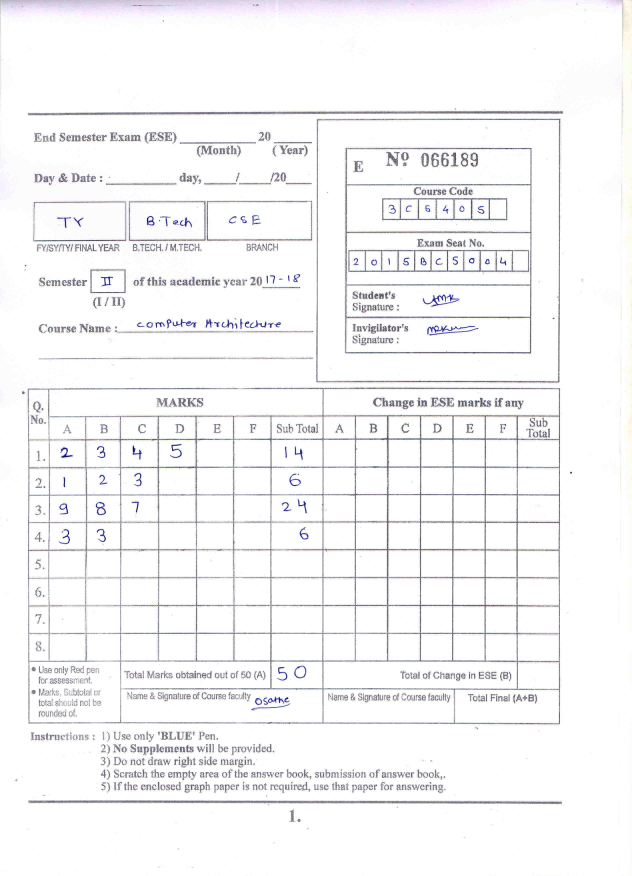
#> input picture DeepForms/test_images/test1.jpg, 2528 x 3504 px (shown at 1/4 size)
$ python -i preprocess.py   (imports and definitions only)   (older library calls are emulated)
#> lines starting #> are read from the running program, lines starting #| are printed output that depends on the picture; after the words box and inside, x2 and y2 are one past the last pixel; in counts of white or black regions, pixels touching at a corner belong together; long printed decimals are rounded
import numpy as np
import os
import cv2
# [1 line not run here, left out]

#inputing the image
'''

def info_image(image_name):
    image = Image.open(image_name)
    #print file format of the source file
    print("image format: ",image.format)
    print("mode: ",image.mode)
    image.show()
    print("image size: ",image.size)
    image.thumbnail((400,400))
    print("image size: ",image.size)
    print(image.palette)
    image.show()


def blur(image_name):
    image = cv2.imread(image_name)

    cv2.blur(image,(15,15))


def save_as_gray(image_name):
    image = cv2.imread(image_name)
    cv2.imshow("vvt",image)
    image= cv2.cvtColor( image, cv2.COLOR_RGB2GRAY )
    cv2.imshow("vvt1",image)
    cv2.imwrite("gray_sample2.jpg",image)


image = Image.open("sample2.jpg")
image.thumbnail((400,400))
image.save("sample2.jpg")

#image saved as gray scale image
#save_as_gray("sample2.jpg")

def min_max_filter(image_name):
    image = Image.open(image_name)
    im1 = image.filter(ImageFilter.MinFilter(3))
    im2 = image.filter(ImageFilter.MaxFilter(3))
    im3 = image.filter(ImageFilter.MedianFilter(3))
    im1.save("minfilter.jpg")
    im3.save("medianFilter.jpg")
    im2.save("maxfilter.jpg")

def increase_contrast(image_name):
    image = Image.open(image_name)
    image = ImageOps.autocontrast(image,cutoff = 0, ignore=None)
    image.show()
# demo of min_max filter
#min_max_filter("gray_sample2.jpg")

image = Image.open("gray_sample2.jpg")
image = image.filter(ImageFilter.SHARPEN)
image.show()
from PIL import ImageChops
im0 = Image.open("gray_sample2.jpg")
im1 = Image.open("minfilter.jpg")
im2 = Image.open("maxfilter.jpg")

diff = ImageChops.subtract(im2, im1)
newim2 = ImageChops.add(im2, diff)
newim2.show()
image = Image.open("gray_sample2.jpg")
image = ImageOps.equalize(image, mask=None)
image.show()
'''


# take the image

def read_image(image_name):
#> called with image_name = '../test_images/test1.jpg'
    img = cv2.imread(image_name)
#> img is the input picture: shape (3504, 2528, 3); mean B, G, R 246.4, 245.3, 245.7

    return img

def remove_point_noise(img):
    img = cv2.medianBlur(img, 3)
    return img;


def blurring_gaussian(img):
    img = cv2.GaussianBlur(img,(3,3),5)
    return img


def blurring_average(img):
     return cv2.boxFilter(img , -1, (3,3))


# [5 lines left out: function sharpen_image, not called in this run]

def edges(img):
    return cv2.Canny(img, 70,100)

# [58 lines left out: functions matching_pattern, thining_edges, thining_img, not called in this run]


size = 0
def erosion(img):
    kernel = np.ones((5,5),np.uint8)
    erosion = cv2.morphologyEx(img,cv2.MORPH_CLOSE, kernel)
    #erosion = cv2.dilate(img,kernel,iterations = 1)
    return erosion

def contourThresholding(cnt):
    return areaThresholding(cnt) and dimensionThresholding(cnt)

def areaThresholding(cnt):
        area = cv2.contourArea(cnt)
        #print(size)
        if(area>2000 and area<30000):
            return True

def dimensionThresholding(cnt):
    rect = cv2.minAreaRect(cnt)
    width,height = rect[1]
    print(str(height)+" "+str(width))
    return height>30 and height<400 and width>30 and width<400


# [28 lines left out: functions skeletonization, remove_contours_with_less_area, not called in this run]

def checkContours(cnt1,cnt2):
    rect = cv2.minAreaRect(cnt1)
    box = cv2.boxPoints(rect)
    maxX = 0
    maxY = 0
    minX = 10000000
    minY = 10000000
    for i in box:
        minX = min(minX,i[0])
        minY = min(minY,i[1])
        maxX = max(maxX,i[0])
        maxY = max(maxY,i[1])
    minX = int(minX)
    maxX = int(maxX)
    minY = int(minY)
    maxY = int(maxY)
    M = cv2.moments(cnt2)
    cx = int(M['m10']/M['m00'])
    cy = int(M['m01']/M['m00'])
    if((cx>minX) and (cx<maxX) and (cy>minY) and (cy<maxY) ):
        return True
    return False


def getSize(img):
    width,height = img.shape
    return width*height

def cropContour(cnt,img):
    rect = cv2.minAreaRect(cnt)
    box = cv2.boxPoints(rect)
    maxX = 0
    maxY = 0
    minX = 10000000
    minY = 10000000
    for i in box:
        minX = min(minX,i[0])
        minY = min(minY,i[1])
        maxX = max(maxX,i[0])
        maxY = max(maxY,i[1])
    minX = int(minX)
    maxX = int(maxX)
    minY = int(minY)
    maxY = int(maxY)

    print(str(minX)+" "+str(maxX))
    print(str(minY)+" "+str(maxY))
    return img[minY+2:maxY, minX:maxX]

def preProcess(filePath):
    img = read_image(filePath)
    cv2.imshow('Image', img)
    cv2.waitKey(0)
    img_gray = cv2.cvtColor(img, cv2.COLOR_BGR2GRAY)

    #img_blur = cv2.GaussianBlur(img_gray,(5,5),0)
    ret, imgf = cv2.threshold(img_gray, 0, 255,cv2.THRESH_OTSU)
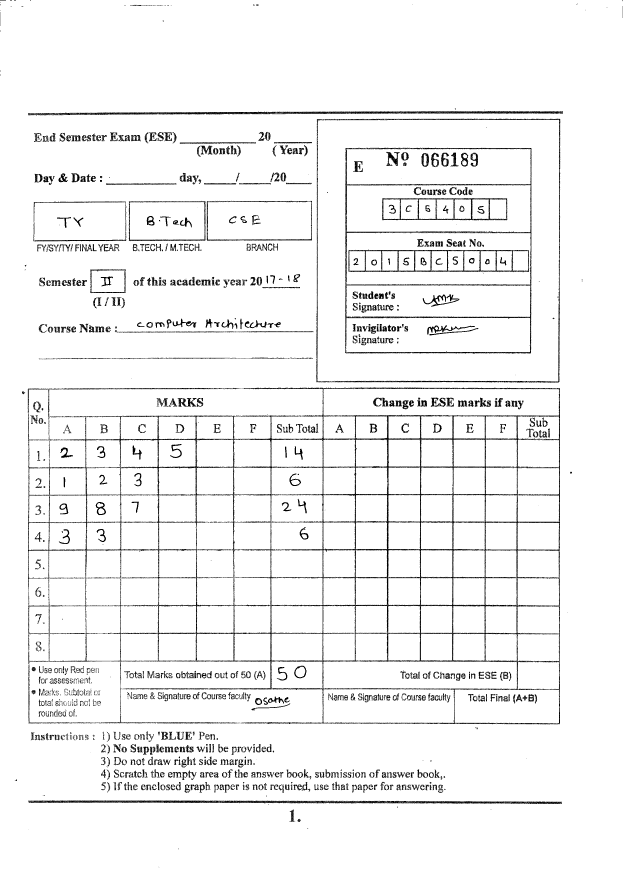
#> imgf: shape (3504, 2528) (shown at 1/4 size); 95% white; 2401 black regions (1422 under 20 px), largest, box (x1, y1, x2, y2) and area: (112, 1550, 2240, 2898) 133057, (1380, 590, 2126, 1415) 24697, (113, 3201, 2248, 3216) 15739
#> ret = 184
    #cv2.imshow("binarized image",imgf)

    #cv2.imwrite("thresholding.jpg", 255- imgf)
    dilated_image = erosion(255 - imgf)
#> in erosion, `erosion = cv2.morphologyEx(img,cv2.MORPH_CLOSE, kernel)`:
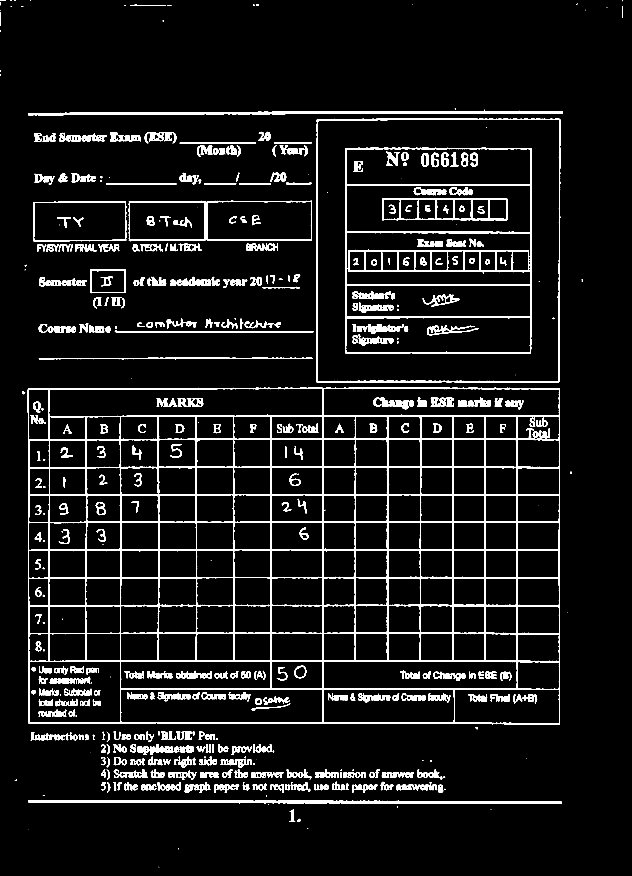
#> erosion: shape (3504, 2528) (shown at 1/4 size); 6.6% white; 448 white regions (62 under 20 px), largest, box (x1, y1, x2, y2) and area: (110, 1550, 2240, 2898) 204243, (1380, 590, 2126, 1415) 44246, (113, 3201, 2248, 3216) 20465
#> in erosion, `erosion = cv2.morphologyEx(img,cv2.MORPH_CLOSE, kernel)`:
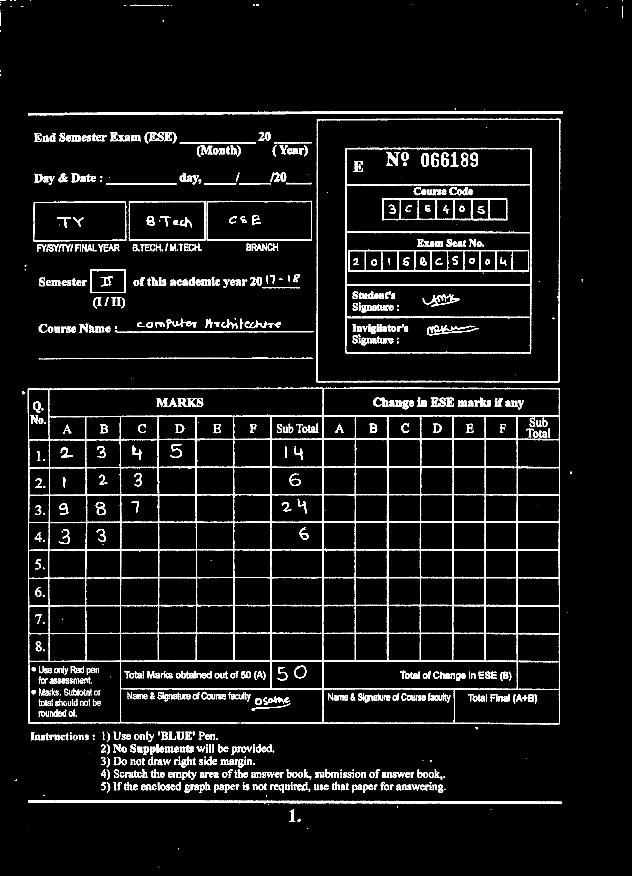
#> img: shape (3504, 2528) (shown at 1/4 size); 5% white; 2401 white regions (1422 under 20 px)
    #eroded_image = erosion(255 - eroded_image)
    #cv2.imwrite("closing image.jpg", dilated_image)
    print("written")

    '''
        TODO: This is later part but need to check accuracy by thining method
    '''
    contours, hierarchy = cv2.findContours(dilated_image,cv2.RETR_TREE,cv2.CHAIN_APPROX_SIMPLE)[-2:]
#> contours = 1061 contours, 79 with area under 20; largest, box (x1, y1, x2, y2) and area: (110, 1550, 2240, 2898) 2852584, (1264, 472, 2242, 1531) 1023514, (1269, 479, 2237, 1526) 1007924, (1380, 590, 2126, 1415) 610337, (1386, 740, 2123, 929) 136724
    new_contours = []
    for cnt in contours:
        epsilon = 0.1*cv2.arcLength(cnt,True)
        approx = cv2.approxPolyDP(cnt,epsilon,True)
        if contourThresholding(cnt) and len(approx)==4:
            new_contours.append(approx)
#> this loop made 1061 passes
#> (epsilon, approx) on passes 5, 6, 14: (3.98, [[1202, 3280], [1196, 3275], [1191, 3287], [1199, 3287]]), (14.71, [[1173, 3238], [1160, 3287], [1180, 3287]]), (10.14, [[1759, 3138], [1752, 3166], [1763, 3171], [1771, 3143]])
#| 2134.019 12.806
#| 135.0 34.0
#| 39.213 120.471
#| 188.0 32.0
#| 128.946 35.840
#| 131.860 34.747
#| 166.000 111.000
#| 205.000 107.000
#> (further printed lines are left out)
#> after the loop, new_contours = 156 contours; largest, box (x1, y1, x2, y2) and area: (1085, 2423, 1291, 2532) 21728, (1084, 2201, 1291, 2309) 21678, (1085, 2311, 1291, 2420) 21675, (1085, 2089, 1291, 2198) 21626, (1085, 1758, 1290, 1868) 21616
    length = len(new_contours)
#> length = 156
    base_contour = new_contours[0]
#> base_contour = [[2071, 2649], [2235, 2649], [2235, 2756], [2072, 2755]]
    final_contours = [base_contour]
#> final_contours = [[[2071, 2649], [2235, 2649], [2235, 2756], [2072, 2755]]]
    for i in range(1,length):
        if checkContours(base_contour,new_contours[i])==True:
                 continue
        else:
                 final_contours.append(new_contours[i])
                 base_contour = new_contours[i]
#> this loop made 155 passes
#> (rect in checkContours, box in checkContours, cx in checkContours, cy in checkContours, base_contour) on passes 1 to 4: (((2153, 2702.5), (107, 164), -90), [[2235, 2756], [2071, 2756], [2071, 2649], [2235, 2649]], 1187, 2699, [[1086, 2647], [1288, 2646], [1289, 2752], [1087, 2753]]), (((1187.5, 2699.5), (202.5, 106), -0.284), [[1086.5, 2753], [1086, 2647], [1288.5, 2646], [1289, 2752]], 2153, 2590, [[2071, 2537], [2235, 2538], [2236, 2643], [2072, 2643]]), (((2153.5, 2590), (106, 165), -90), [[2236, 2643], [2071, 2643], [2071, 2537], [2236, 2537]], 2004, 2588, [[1942, 2536], [2065, 2536], [2067, 2640], [1943, 2642]]), (((2004.5, 2588.4), (124, 106), -0.541), [[1943, 2642], [1942, 2536], [2066, 2534.8], [2067, 2640.8]], 1009, 2588, [[938, 2536], [1080, 2535], [1081, 2640], [939, 2642]])
#> (rect in checkContours, box in checkContours) on pass 37: (((1875.1, 2365.5), (125, 106), -0.458), [[1813, 2419], [1812.2, 2313], [1937.2, 2312], [1938, 2418]])
    final_contours.reverse()
    for i in range(len(final_contours)):
        #cv2.drawContours(img, final_contours, i, (0,255,0), 1)
        #cv2.imwrite('contours/'+str(i)+'.jpg',cropContour(final_contours[i],img))
        path = os.path.join(os.path.abspath(os.path.dirname(__file__)), 'contours\\' + str(i + 1) + '.jpg')
        print(path)
        cv2.imwrite(path, cropContour(final_contours[i], img))
#> this loop made 155 passes
#> (printed output is left out)
#> pass 1, in preProcess, `cv2.imwrite(path, cropContour(final_contours[i], img))`:
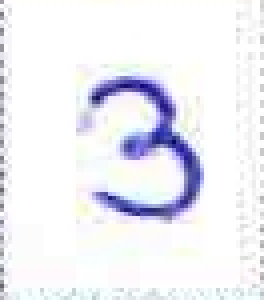
#> saved as 1.jpg: shape (75, 66, 3) (shown 4 times larger); mean B, G, R 245, 238.6, 238.3
#> pass 2, in preProcess, `cv2.imwrite(path, cropContour(final_contours[i], img))`:
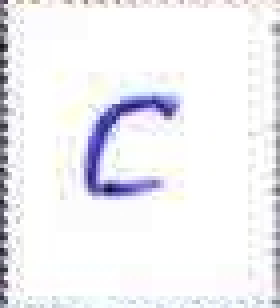
#> saved as 2.jpg: shape (77, 70, 3) (shown 4 times larger); mean B, G, R 243.3, 239.5, 239.7
    cv2.drawContours(img, final_contours, -1, (0, 255, 0), 1)
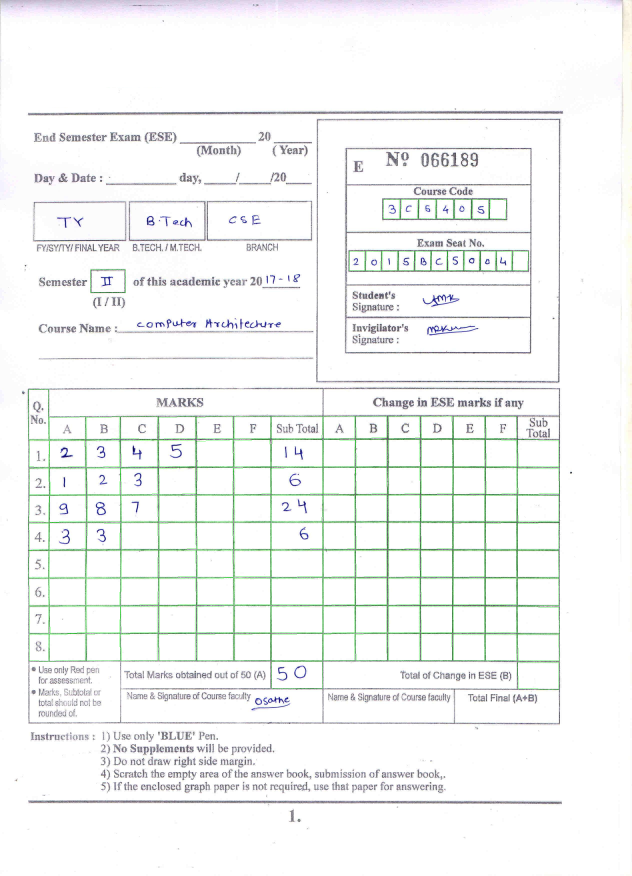
#> img: shape (3504, 2528, 3) (shown at 1/4 size); mean B, G, R 244.7, 245.7, 244
    cv2.imshow("contours", img)

>>> result = preProcess('../test_images/test1.jpg')

$ run again, on DeepForms/test_images/test3.jpg
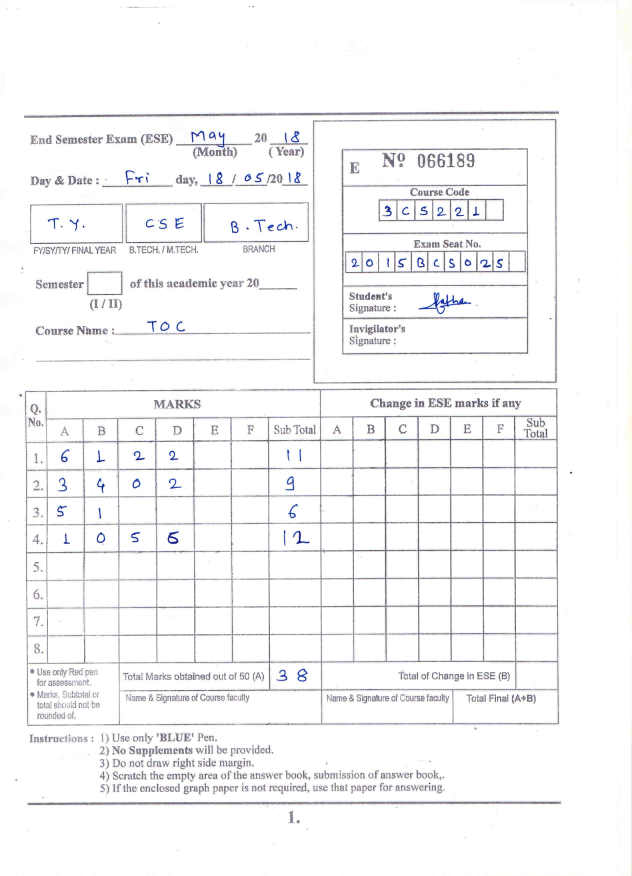
#> input picture DeepForms/test_images/test3.jpg, 2528 x 3504 px (shown at 1/4 size)
#> in read_image, img is the input picture: shape (3504, 2528, 3); mean B, G, R 246.8, 245.9, 245.9
#> in preProcess, `ret, imgf = cv2.threshold(img_gray, 0, 255,cv2.THRESH_OTSU)`:
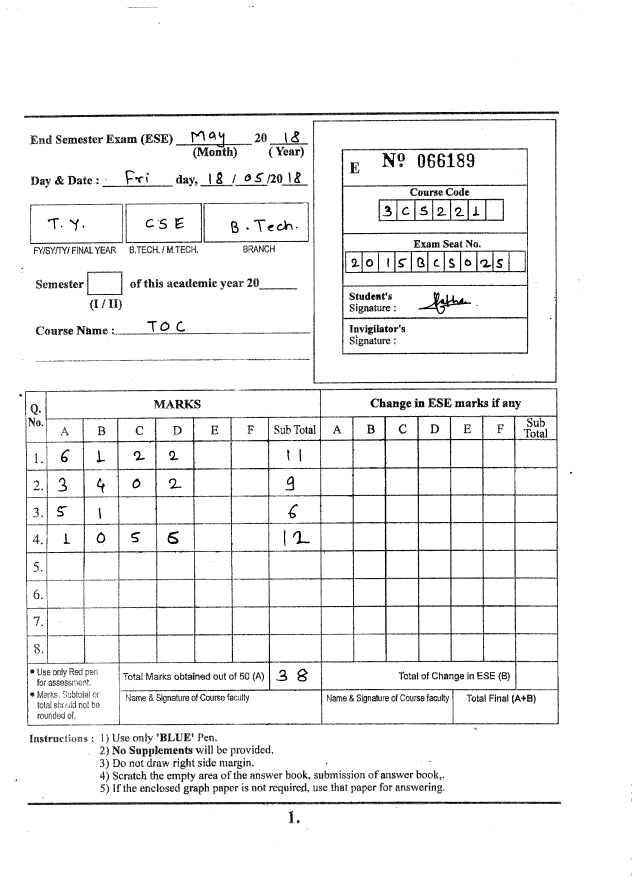
#> imgf: shape (3504, 2528) (shown at 1/4 size); 94.8% white; 1929 black regions (1023 under 20 px), largest, box (x1, y1, x2, y2) and area: (101, 1552, 2235, 2900) 139931, (1366, 592, 2113, 1418) 25475, (96, 445, 2236, 472) 16100
#> ret = 186
#> erosion: shape (3504, 2528); 6.7% white; 423 white regions (56 under 20 px), largest, box (x1, y1, x2, y2) and area: (99, 1552, 2235, 2904) 205059, (1366, 592, 2113, 1418) 44277, (96, 441, 2236, 472) 20031
#> contours = 991 contours, 67 with area under 20; largest, box (x1, y1, x2, y2) and area: (99, 1552, 2235, 2904) 2734746, (1252, 476, 2231, 1536) 1022889, (1255, 480, 2224, 1531) 1007322, (1366, 592, 2113, 1418) 610093, (1372, 742, 2109, 933) 136932
#> the loop in preProcess, `for cnt in contours:` made 991 passes
#> (epsilon, approx) on passes 7, 9, 16: (3.9, [[1195, 3281], [1188, 3283], [1188, 3292], [1196, 3291]]), (14.99, [[1168, 3242], [1156, 3292], [1177, 3292]]), (25.51, [[560, 3157], [622, 3160]])
#> (printed output is left out)
#> after the loop in preProcess, `for cnt in contours:`: new_contours = 156 contours; largest, box (x1, y1, x2, y2) and area: (1077, 1763, 1282, 1872) 21770, (1078, 2317, 1283, 2425) 21726, (1076, 2094, 1282, 2204) 21676, (1078, 2428, 1284, 2537) 21675, (1077, 2206, 1283, 2314) 21572
#> length = 156
#> in preProcess, `base_contour = new_contours[0]`: base_contour = [[1079, 2652], [1282, 2650], [1284, 2756], [1081, 2758]]
#> final_contours = [[[1079, 2652], [1282, 2650], [1284, 2756], [1081, 2758]]]
#> the loop in preProcess, `for i in range(1,length):` made 155 passes
#> (rect in checkContours, box in checkContours, cx in checkContours, cy in checkContours, base_contour) on passes 1 to 2: (((1181.5, 2704), (204, 106), -0.564), [[1080, 2758], [1079, 2652], [1283, 2650], [1284, 2756]], 2147, 2702, [[2065, 2649], [2228, 2648], [2230, 2755], [2066, 2757]]), (((2147.5, 2702.2), (164, 108), -0.531), [[2066, 2757], [2065, 2649], [2229, 2647.5], [2230, 2755.5]], 149, 2598, [[110, 2545], [188, 2545], [188, 2652], [110, 2652]])
#> the loop in preProcess, `for i in range(len(final_contours)): #cv2.drawContours(img, final_cont..` made 155 passes
#> (printed output is left out)
#> in preProcess, `cv2.drawContours(img, final_contours, -1, (0, 255, 0), 1)`:
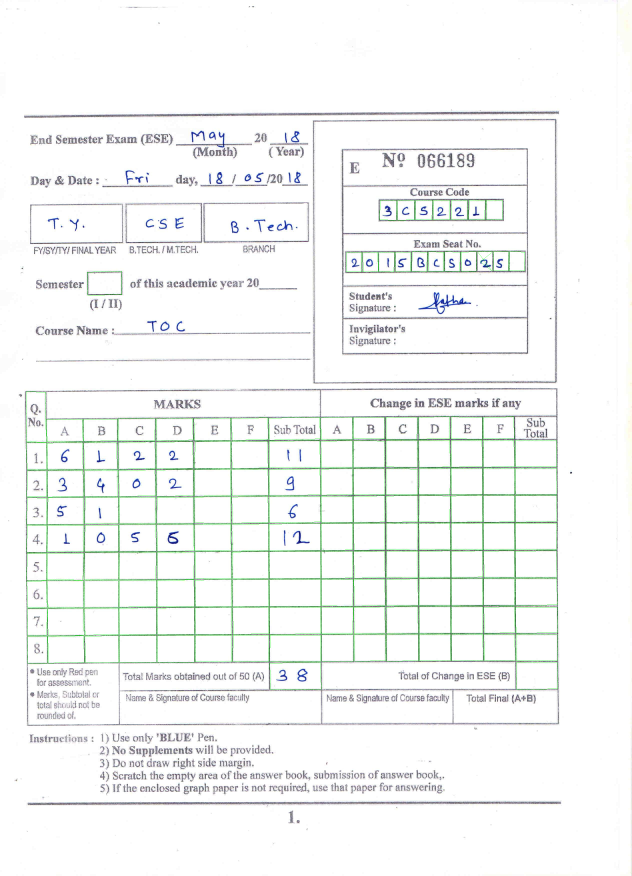
#> img: shape (3504, 2528, 3) (shown at 1/4 size); mean B, G, R 245, 246.2, 244.3
